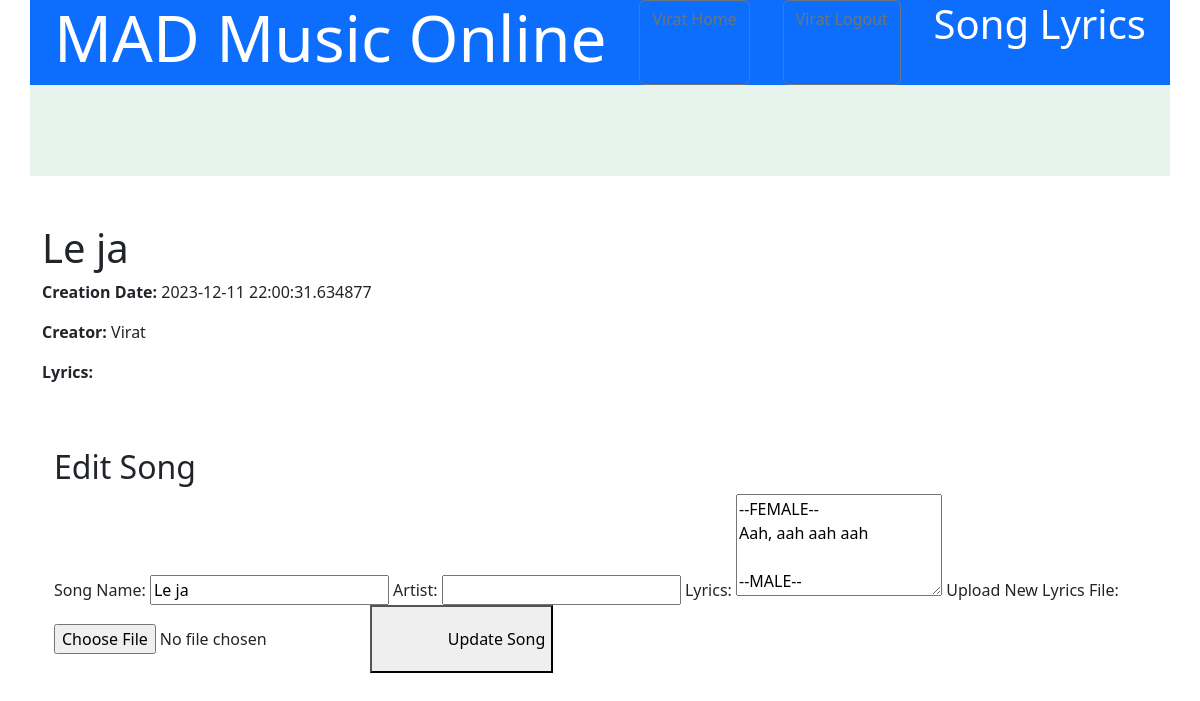
The app's page /edit_song/1 (signed in) with its own data.
### application/models.py (models this page shows, shortened)
class Song(db.Model):
    __tablename__ = 'song'
    __table_args__ = {'extend_existing': True}
    id = db.Column(db.Integer, autoincrement = True, primary_key = True )
    name = db.Column(db.String(100), nullable = False, unique = True )
    lyrics = db.Column(db.String(10000), nullable= False)
    audio = db.Column(db.String(10000), nullable= False)
    creater_id = db.Column(db.Integer, db.ForeignKey('user.id'), nullable= False)
    created_on =db.Column(db.DateTime(timezone=True), default =datetime.utcnow())
    duration= db.Column(db.Integer, default = 0)
    likes = db.Column(db.Integer, default=0)
    ratings = db.relationship('SongRating', backref='song', lazy=True)
    avg_rating = db.Column(db.Integer, default= 0)
    album_id = db.Column(db.Integer, db.ForeignKey('album.id'), nullable= True)
    is_abusive = db.Column(db.Boolean, default = 0)
    playlists = db.relationship(
        'Playlist',
        secondary=songs,
        primaryjoin='Song.id == songs.c.song_id',
        secondaryjoin='Playlist.id == songs.c.playlist_id',
        backref=db.backref('associated_songs', lazy=True),
        cascade='all',
        single_parent=True,
    )

class User(db.Model):
    __tablename__ = 'user'
    __table_args__ = {'extend_existing': True}
    id = db.Column(db.Integer, autoincrement = True, primary_key = True )
    firstname = db.Column(db.String(20), nullable = False, )
    lastname = db.Column(db.String(20), nullable = False, )
    continent= db.Column(db.String(20), nullable = False, )
    email = db.Column(db.String(50), nullable = False, unique = True )
    password = db.Column(db.String(12), nullable = False,)
    is_creator = db.Column(db.Boolean, default = 0)
    is_blacklisted = db.Column(db.Boolean, default = 0)
    playlists = db.relationship('Playlist',
                                secondary = users,  backref = db.backref('associated_users', lazy = True))
    albums = db.relationship('Album',
                              backref = db.backref('associated_albums', lazy = True))
    songs = db.relationship('Song',
                            backref=db.backref('creator', lazy=True), cascade='all, delete-orphan')

### application/controllers.py (the view, shortened to what this page needs)
@app.route('/edit_song/<int:song_id>', methods=['GET', 'POST'])
def edit_song(song_id):
    song = db.session.query(Song).get(song_id)
    email = session['user_email']
    user = db.session.query(User).filter_by(email=email).first()
    album=db.session.query(Album).filter_by(id=song.album_id).first()
    if request.method == 'GET':
        lyrics_path = song.lyrics
        with open(lyrics_path, 'r') as file:
            lyrics_content = file.read()
        return render_template('edit_song.html', song=song, song_lyrics_content=lyrics_content, user=user,)

### templates/edit_song.html (shortened to what this page needs)
<!DOCTYPE html>
<html lang="en">
<head>
    <link href="https://cdn.jsdelivr.net/npm/bootstrap@5.3.2/dist/css/bootstrap.min.css" rel="stylesheet"
>
    <link rel="stylesheet" href="{{url_for('static', filename = 'style.css')}}"/>
</head>
<nav class="container text-center bg-primary text-white">
    <div class="container d-flex flex-column flex-md-row justify-content-between">
        <h1 class="display-3">MAD Music Online</h1>
        <a class="btn btn-outline-secondary" href="/user_home">  {{ user.firstname }} Home </a>
        <a class="btn btn-outline-secondary" href="/user_login">  {{ user.firstname }} Logout </a>
        <h5 class="display-6">Song Lyrics</h5>
    </div>
</nav>
    <body>
        <div class="container text-center bg-success p-2 text-dark bg-opacity-10">
            <div class="col-8 gx=5">
                <h1 class="display-4"> &nbsp;&nbsp;&nbsp; &nbsp;&nbsp;
                </h1>
            </div>
        </div>
    <div class="container mt-5">
        <h1>{{ song.name }}</h1>
        <p><strong>Creation Date:</strong> {{ song.created_on }}</p>
        <p><strong>Creator:</strong> {{user.firstname }}</p>
        <p><strong>Lyrics:</strong></p>
    <div class="container mt-5">
        <h2>Edit Song</h2>
        <form method="POST" action="/edit_song/{{ song.id }}" enctype="multipart/form-data" class="edit-song-form">
            <label for="song_name">Song Name:</label>
            <input type="text" id="song_name" name="song_name" value="{{ song.name }}" required>
            <label for="artist">Artist:</label>
            <input type="text" id="artist" name="artist" value="{{ song.artist }}" required>
            <label for="song_lyrics">Lyrics:</label>
            <textarea id="song_lyrics" name="song_lyrics" rows="4" required>{{ song_lyrics_content }}</textarea>
            <label for="new_lyrics_file">Upload New Lyrics File:</label>
            <input type="file" id="new_lyrics_file" name="new_lyrics_file">
            <button type="submit">Update Song</button>
        </form>
    </div>
</body>
</html>

### static/style.css (style rules this page uses)
button { position: flex; display : inline-block; right: 400px ; padding-top: 20px; padding-bottom: 20px; text-emphasis: 20px; touch-action: pinch-zoom; padding-inline-start: 2cm; }

### records on screen
Song: name "Le ja", created_on "2023-12-11 22:00:31.634877", song_name "Le ja"
User: firstname "Virat"
